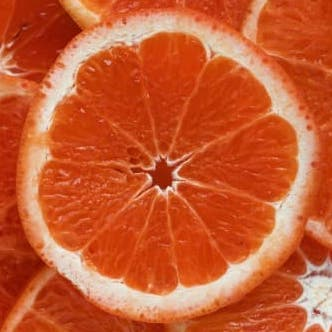
#> input picture imageorange.jpg, 332 x 332 px
$ python 'Ascii art.py'
#> lines starting #> are read from the running program, lines starting #| are printed output that depends on the picture
import PIL.Image, PIL.ImageDraw, PIL.ImageFont

def carac(gr):
    if gr > 200:
        return "@"
    elif gr > 150:
        return "%"
    elif gr > 100:
        return "O"
    elif gr > 50:
        return ':'
    else:
        return "."

image = PIL.Image.open(input('Nom du fichier image? '))
#> the answer given: imageorange.jpg
#> image is the input picture: PIL image 332x332 RGB; mean R, G, B 200, 91.1, 49.1
#image.resize((image.size[0], image.size[1]))
pixels = image.getdata()
texte = []
img2 = PIL.Image.new('RGB', (image.size[0], image.size[1]), color=0)
#> img2: PIL image 332x332 RGB; every value is 0
dessinateur = PIL.ImageDraw.Draw(img2)
for x in range(image.size[0]):
    texte.append("")
    for y in range(image.size[1]):
        pix = pixels[x*image.size[0]+y]
        gris = int((pix[0]+pix[1]+pix[2])/3)
        texte[-1] += carac(gris)
        dessinateur.point((y+1, x+1), fill=(gris, gris, gris))
        y += 1
    texte[-1] += "\n"
#> after the loop, texte = 332 items; y = 332
img2.save("image_nuances_de_gris.png", quality=100)
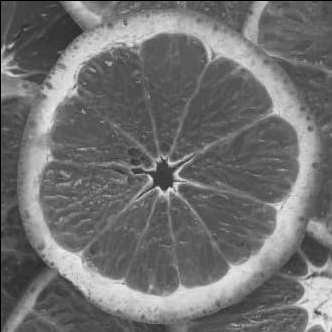
#> saved as image_nuances_de_gris.png: PIL image 332x332 RGB; min 0, max 238, mean 112.4
with open("result.txt", "w") as f:
    f.writelines(texte)
img3 = PIL.Image.new('RGB', (image.size[0]*10, image.size[1]*10), color=0)
#> img3: PIL image 3320x3320 RGB; every value is 0
dessinateur2 = PIL.ImageDraw.Draw(img3)
font = PIL.ImageFont.truetype('arial.ttf', 10)
for x in range(image.size[0]):
    for y in range(image.size[1]):
        carac = texte[x][y]
        dessinateur2.text((y*10, x*10), carac)
img3.save("image_ascii.png", quality=100)
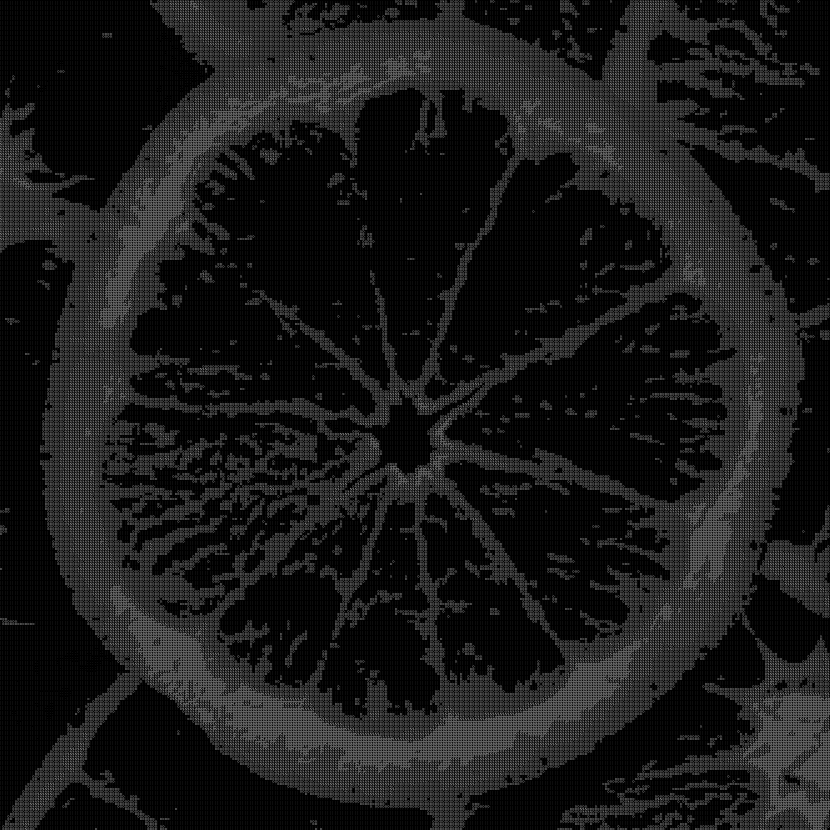
#> saved as image_ascii.png: PIL image 3320x3320 RGB (shown at 1/4 size); min 0, max 236, mean 25.7
img3.show()
